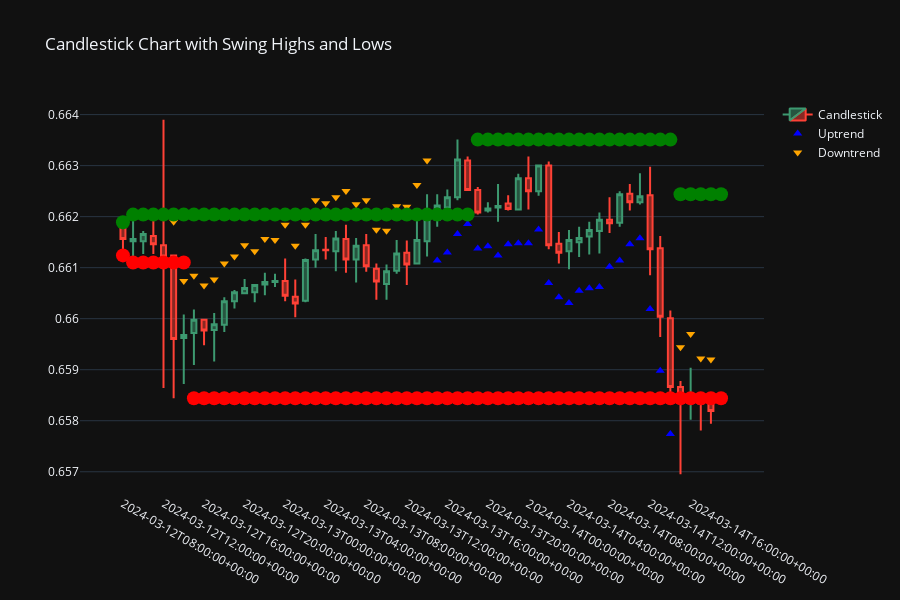

The notebook cell saved with this chart:
### Code cell
custom_text = df['Bar_Number'].astype(str) + '<br>' + 'Swing High: ' + df['Swing_High'].astype(
        str) + '<br>' + 'Swing Low: ' + df['Swing_Low'].astype(str)
fig = go.Figure(data=[go.Candlestick(x=df.index,
                                         open=df['Open'],
                                         high=df['High'],
                                         low=df['Low'],
                                         close=df['Close'],
                                         hoverinfo='x+y+text',
                                         text=custom_text,
                                         name='Candlestick')])

# Add trend markers (prioritize uptrend over downtrend)
uptrend_markers = df[df['Trend'] == 'Uptrend']
downtrend_markers = df[df['Trend'] == 'Downtrend']

fig.add_trace(go.Scatter(x=uptrend_markers.index, y=uptrend_markers['Low'] - 0.001 * uptrend_markers['Low'],
              mode='markers', name='Uptrend', marker=dict(symbol='triangle-up', color='blue', size=8)))
fig.add_trace(go.Scatter(x=downtrend_markers.index, y=downtrend_markers['High'] + 0.001 * downtrend_markers['High'],
              mode='markers', name='Downtrend', marker=dict(symbol='triangle-down', color='orange', size=8)))


# Add Swing High and Swing Low markers for the current row
fig.add_trace(go.Scatter(x=df.index, y=df['Swing_High'],
                         mode='markers', name='Swing High',
                         marker=dict(symbol='circle',
                                     color='green', size=14),
                         showlegend=False))

fig.add_trace(go.Scatter(x=df.index, y=df['Swing_Low'],
                         mode='markers', name='Swing Low',
                         marker=dict(symbol='circle',
                                     color='red', size=14),
                         showlegend=False))

# Update the layout for a clearer view
fig.update_layout(title='Candlestick Chart with Swing Highs and Lows',
                  height=600,
                  template='plotly_dark',
                  xaxis=dict(type='category', nticks=20, showgrid=False),
                  xaxis_rangeslider_visible=False)

# Show the figure
fig.show()
